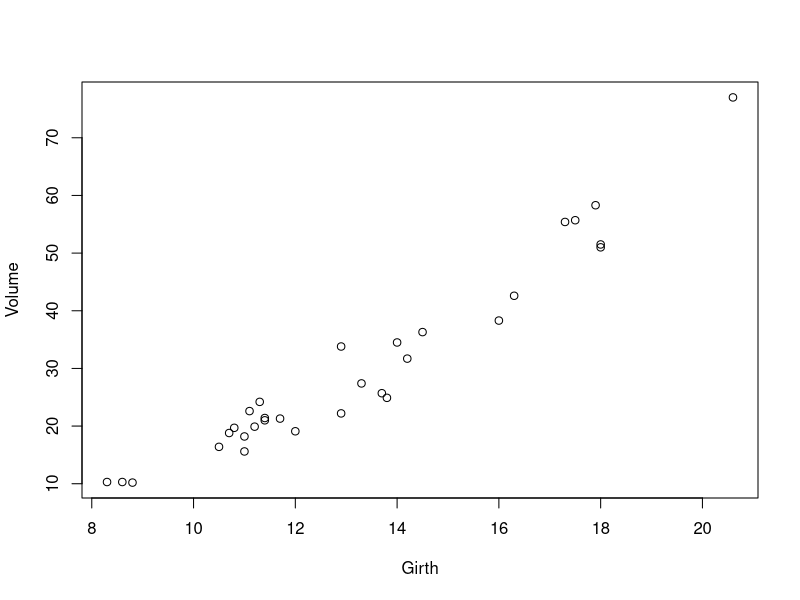

Recreate this plot in R. (Note: this script raises an error after producing the figure.)
# Question 1
# Student Number: 19200231

# Clean up the current environment
rm(list=ls())

# Make results reproducible
set.seed(12345)

# For this question, load in the trees data set from the datasets package.
library(datasets)
head(trees)

# Implement your regression_fit function here.
with(trees, plot(Girth, Volume))

# Standardise the data first
x <- scale(trees$Girth)[,1]
y <- scale(trees$Height)[,1]

# Create a grid of new x-values
x_g <- pretty(x, n = 100)

library(mvtnorm)

# Define criterion to be minimised in Gaussian process regression
gp_criterion = function(p,x,y) {
  sig_sq = exp(p[1])
  rho_sq = exp(p[2])
  tau_sq = exp(p[3])
  Mu = rep(0, length(x))
  Sigma = sig_sq * exp( - rho_sq * outer(x, x, '-')^2 ) + tau_sq * diag(length(x))
  ll = dmvnorm(y, Mu, Sigma, log = TRUE)
  return(-ll)
}

# Function named regression fit to return to vectors.
regression_fit<- function(x_g, x,y,p=1,method='BGFS')
{ 
  # Optim function
  answer_GP= optim(rep(0, 3), gp_criterion, method, x=x, y=y)
  
  # To compare fit
  sig_sq <- exp(answer_GP$par[1])
  rho_sq <- exp(answer_GP$par[2])
  tau_sq <- exp(answer_GP$par[3])
  
  # Here C is the covariance between the grid points and the data points, 
  # Sigma is the variance matrix of the data, and y is the data vector
  # Create covariance matrices
  C <- sig_sq * exp( - rho_sq * outer(x_g, x, '-')^2 )
  Sigma <- sig_sq * exp( - rho_sq * outer(x, x, '-')^2 ) + tau_sq * diag(length(x))
  
  #Creating predictions
  pred <- C %*% solve(Sigma, y)
  
  #Fitting a Polynomial Regression model using lm function
  fitPoly = lm(y~x+I(x^2)+I(x^3)+I(x^4), data = trees)
  
  # List contains two vectors that contain the predicted values using the polynomial regression 
  # and Gaussian process regression, respectively
  twoVector=list()
  
  # Pred contains values of Gaussian Process Regression predicted height values
  twoVector$first=pred
  # predict(fitPoly) predict function is used to get predicted height values from Polynomial Regression
  twoVector$second=predict(fitPoly)
  
  # Returnning list of two vectors
  return (twoVector)
}

# Create your plot here.

# Calling the function regression_fit passing x_g, x,y and default p and method set
resVector=regression_fit(x_g, x,y)
resVector


# Plotting the data along with the fitted models values
pdf(file ="V:/Study/Semester 3/AdvancedR/Assignment 1/regression.pdf",height=4,width = 4)
plot(x,y,xlab="Girth",ylab="Height", main="Plotting trees predicted height values",
     xlim=c(-2,2.5), ylim=c(-2,2),cex = 0.75)
lines(x,resVector$second, col="red",lwd=2)
lines(x_g, resVector$first, col = 'blue',lwd=2)
legend("bottomright",
       c("Gausian Process Regression","Polynomial Regression"),
       fill=c("blue","red"),cex = 0.5
)
dev.off()
 